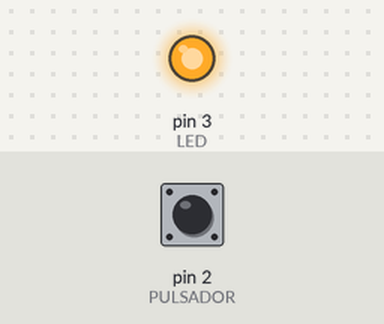
The sketch below on a simulated Arduino Uno, built with avr-gcc and run on an emulated ATmega328P. Shown: output pins drawn as LEDs (lit = HIGH). The test bench sets the inputs (shaded band); at power-on: pin 2 (PULSADOR) HIGH.

Above: at 0.1 s.
At 10.1 s:
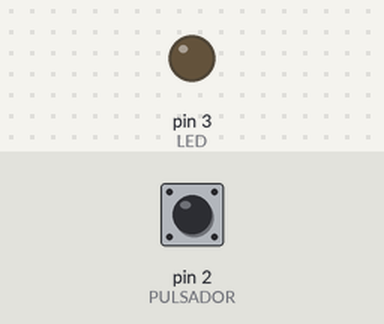
Timing chart, 0 to 11.6 s (numbered marks = the images above):
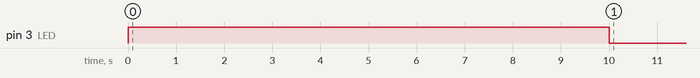

Measured:
- by itself, pin 3 (LED): LOW → HIGH at 0.00 s, → LOW 10.0 s later

The sketch:

mi_segundo_proyecto_1.0.ino
```cpp
int PULSADOR = 2;
int LED = 3,ESTADO = LOW;

void setup(){
  pinMode(PULSADOR,INPUT);  //Pin 2 como entrada
  pinMode(LED,OUTPUT);   //Pin 3 como salida
}

void loop(){
  while(digitalRead(PULSADOR) == LOW){            //espero a que el pulsador lo presionen
  }
  digitalWrite(LED,HIGH);                         //Enciende LED
  delay(10000);                                     //Espera de 5 segundos
  digitalWrite(LED,LOW);                          //Apago LED
  while(digitalRead(PULSADOR) == HIGH){           //Antirrebote
  }
}
```
